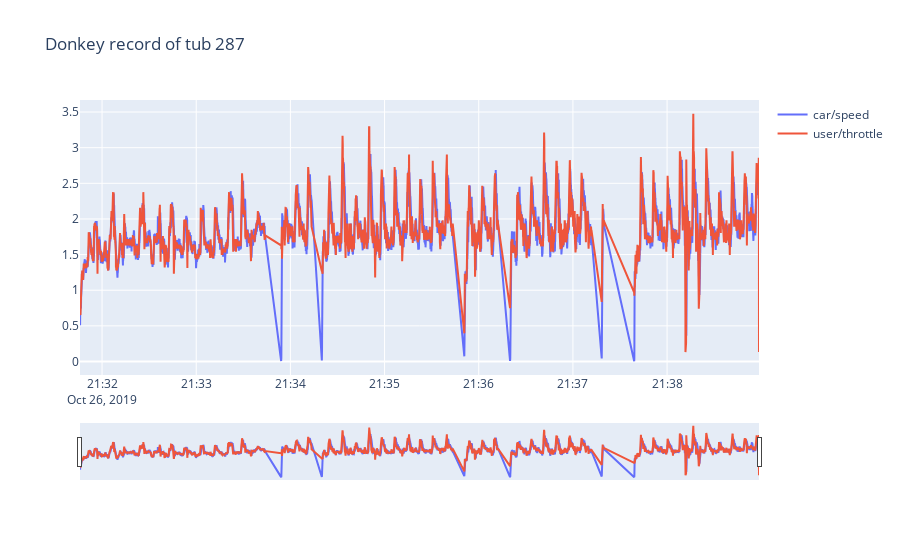

Notebook cell for this chart:
### Markdown cell above
Use plotly to graph the values interactively.

### Code cell
import plotly.express as px
import plotly.graph_objects as go
fig = go.Figure()
t = df['timestamp']
for i in l:
    fig.add_trace(go.Scatter(x=t, y=df[i], name=i))
fig.update_layout(title_text='Donkey record of tub ' + str(tub_id),
                  xaxis_rangeslider_visible=True)
fig.show()

### Figure 1 — Plotly figure (JSON) as saved in the notebook; plotly's stock layout.template omitted (floating-point values rounded to 4 significant figures; data arrays with more than 128 entries replaced by an {"elided": "..."} marker saying what was removed)
{"data": [{"name": "car/speed", "type": "scatter", "x": {"elided": "14772 str values"}, "y": {"elided": "14772 float values"}}, {"name": "user/throttle", "type": "scatter", "x": {"elided": "14772 str values"}, "y": {"elided": "14772 float values"}}], "layout": {"title": {"text": "Donkey record of tub 287"}, "xaxis": {"rangeslider": {"visible": true}}}}
